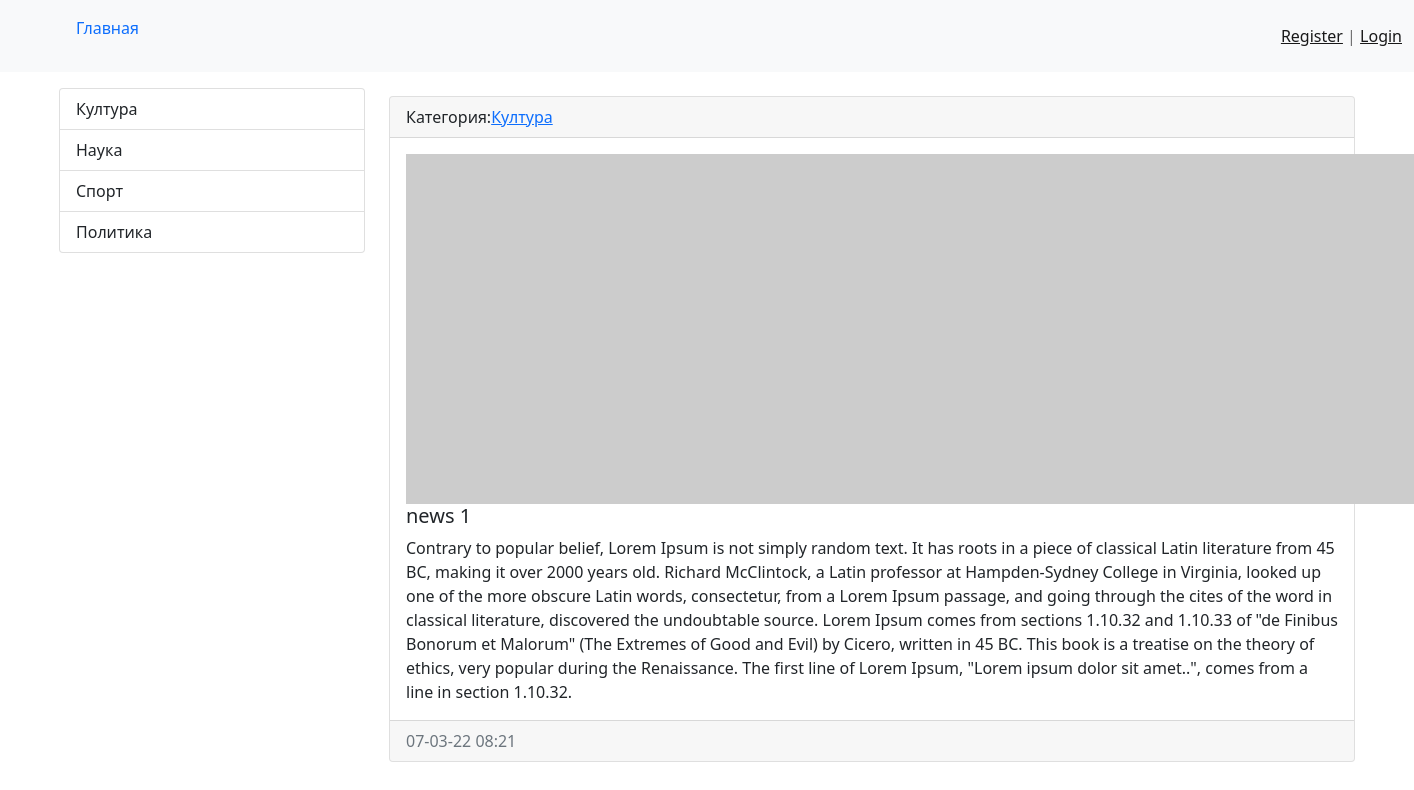
The page /news/1/ on the database its author committed.
### news/models.py (models this page shows, shortened)
class Category(models.Model):
    title = models.CharField(max_length=150,db_index=True)
    def __str__(self):
        return self.title
    class Meta:
        verbose_name='Category'
        verbose_name_plural='category'
    def get_absolute_url(self):
        return reverse('category',kwargs={ 'category_id':self.pk })

class News(models.Model):
    title = models.CharField(max_length=150,verbose_name='Sarlavha')
    content = models.TextField(blank=True,verbose_name='Sarlavha matni')
    created_at = models.DateTimeField(auto_now_add=True,verbose_name='yaratilgan vaqt')
    updated_at = models.DateTimeField(auto_now=True,verbose_name="o'zgartirilgan vaqt")
    image = models.ImageField(upload_to='photo/%Y/%m/%d/',verbose_name='rasm',blank=True)
    is_published = models.BooleanField(default=True,verbose_name='bilmadim')
    category = models.ForeignKey('Category',on_delete=models.PROTECT,null=True)
    class Meta:
        verbose_name='Yangiliklar'
        verbose_name_plural='YANGILIK'
        ordering=('-created_at',)

### news/views.py (the view)
# urls.py: path('news/<int:pk>/',ViewNews.as_view(), name='views_news'),
class ViewNews(DetailView):
    model = News
    template_name = 'news/views_news.html'
    context_object_name= 'news_item'

### news/templatetags/news_tags.py (called while the page is built)
@register.simple_tag()
def get_categories():
    return Category.objects.all()

### news/templates/news/views_news.html
{% extends 'base.html' %}
    {% block sidebar %}
    {% include 'inc/_sidebar.html' %}
    {% endblock %}
    {% block content %}
            <div class="col-md-9">
                <div class="card mt-2">
                    <div class="card-header">
                        Категория:<a href="{{ news.item.category.get_absolute_url }}">{{ news_item.category }}</a>
                    </div>
                    <div class="card-body">
                        <div class="media">
                            {% if news_item.image %}
                                <img src="{{ news_item.image.url }}" alt="" width="350" height="235" class="mr-3">
                            {% else %}
                                <img src="https://picsum.photos/id/1060/350/235/?blur=2" class="mr-3">
                            {% endif %}
                            <div class="media-body">
                                <h5 class="card-title">{{ news_item.title }}</h5>
                                <p class="card-text">{{ news_item.content }}</p>
                            </div>
                        </div>
                    </div>
                    <div class="card-footer text-muted">{{ news_item.created_at| date:'d-m-y H:s' }}</div
                </div>
            </div>
    {% endblock %}

### templates/inc/_sidebar.html
{% load news_tags %}
<div class="col-md-3">
    {% get_categories as categories %}
    <div class="list-group">
        {% for item in categories %}
        <a href="{{ item.get_absolute_url }}" class="list-group-item list-group-item-action">{{ item.title }}</a>
        {% endfor %}
    </div>
</div>

### rows shown on the page
Category: title "Култура"
Category: title "Наука"
Category: title "Спорт"
Category: title "Политика"
News: category "Култура", title "news 1", content "Contrary to popular belief, Lorem Ipsum is not simply random text. It has roots in a piece of classical Latin literature from 45 BC, making it over 2000 years old. Richard McClintock, a Latin professor at Hampden-Sydney College in Virginia, looked up one of the more obscure Latin words, consectetur, from a Lorem Ipsum passage, and going through the cites of the word in classical literature, discovered the undoubtable source. Lorem Ipsum comes from sections 1.10.32 and 1.10.33 of \"de Finibus Bonorum et Malorum\" (The Extremes of Good and Evil) by Cicero, written in 45 BC. This book is a treatise on the theory of ethics, very popular during the Renaissance. The first line of Lorem Ipsum,…", created_at "07-03-22 08:21"
